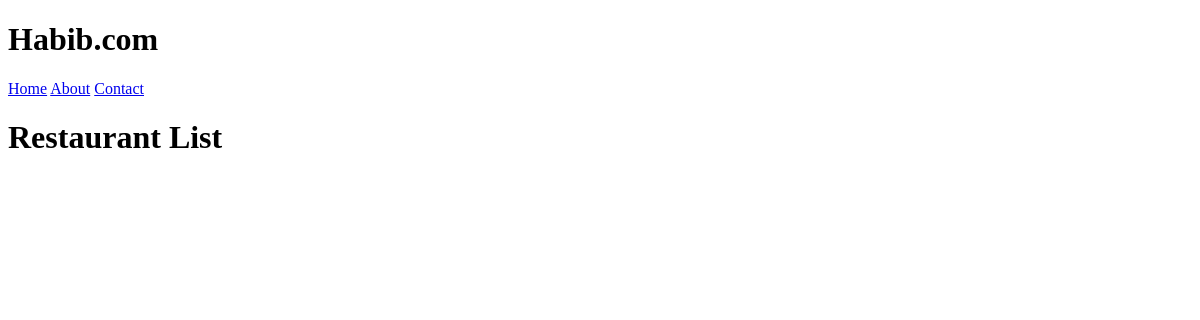
The app's page /restaurants/, older data.
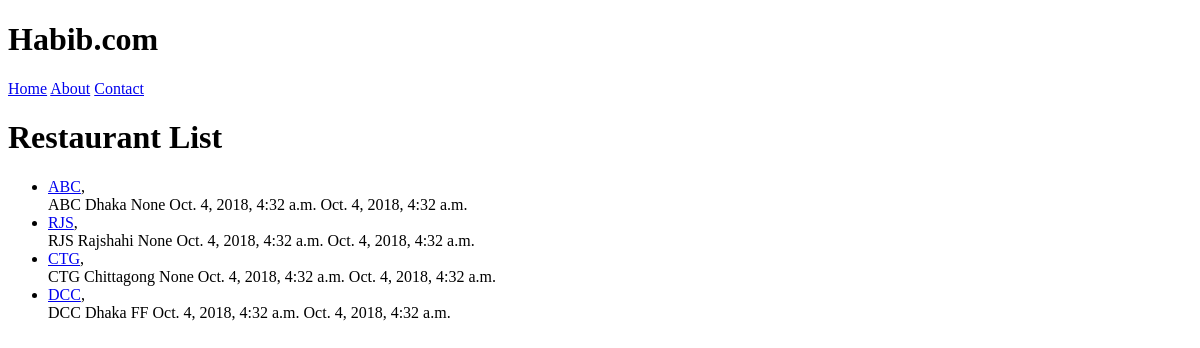
The same page, newer data.
### restaurants/models.py (models this page shows, shortened)
class RestaurantLocation(models.Model):
    name = models.CharField(max_length=120)
    location = models.CharField(max_length=120, null=True, blank=True)
    category = models.CharField(max_length=120, null=True, blank=True)
    timestamp = models.DateTimeField(auto_now_add=True)
    updated = models.DateTimeField(auto_now=True)
    slug = models.SlugField(unique=True, null=True, blank=True)
    def __str__(self):
        return self.name

### restaurants/views.py (the view)
# urls.py: url(r'^restaurants/$', RestaurantListView.as_view()),
class RestaurantListView(ListView):
    def get_queryset(self):
        slug = self.kwargs.get('slug')
        if slug:
            queryset = RestaurantLocation.objects.filter(
                Q(category__iexact=slug)
                | Q(category__icontains=slug)
            )
        else:
            queryset = RestaurantLocation.objects.all()
        return queryset

### restaurants/templates/restaurants/restaurantlocation_list.html (shortened to what this page needs)
{% extends 'base.html' %}
{% block content %}
    <h1>Restaurant List</h1>
    <ul>
        {% for obj in object_list %}
        <li>
            <a href="/restaurants/{{ obj.slug }}">{{ obj }}</a>,<br/>
            {{ obj.name }} {{ obj.location }} {{ obj.category }} {{ obj.timestamp }} {{ obj.updated }}
        </li>
        {% endfor %}
    </ul>
{% endblock content %}

Row changes from the older to the newer data that the page shows:
added RestaurantLocation: name "ABC", location "Dhaka", category "None", timestamp "Oct. 4, 2018, 4:32 a.m.", updated "Oct. 4, 2018, 4:32 a.m."
added RestaurantLocation: name "RJS", location "Rajshahi", category "None", timestamp "Oct. 4, 2018, 4:32 a.m.", updated "Oct. 4, 2018, 4:32 a.m."
added RestaurantLocation: name "CTG", location "Chittagong", category "None", timestamp "Oct. 4, 2018, 4:32 a.m.", updated "Oct. 4, 2018, 4:32 a.m."
added RestaurantLocation: name "DCC", location "Dhaka", category "FF", timestamp "Oct. 4, 2018, 4:32 a.m.", updated "Oct. 4, 2018, 4:32 a.m."
